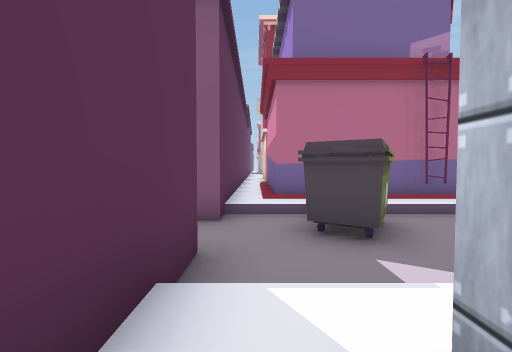
View 1 (above)

23 first-person views from a walk through a 3-D level made in the Unity game engine. The camera is 1.5 m above the floor, tilts 2° down and sees 90° across. The floor is counted in squares, 2 m on a side. Each view is taken from the middle of a square. On the plan, view 1 faces up. The plan holds only what a view shows up to about 9 squares ahead; the rest is blank. The place goes on beyond the plan. The player is left out. Some surface patterns are stand-ins.

View 2
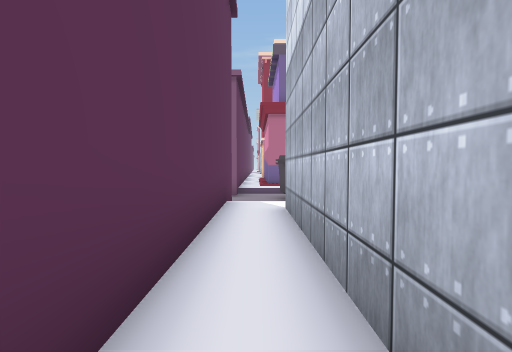

View 3
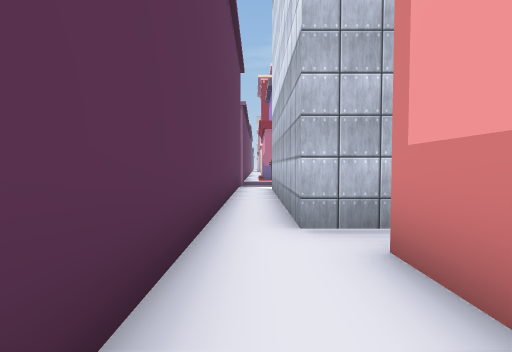

View 4
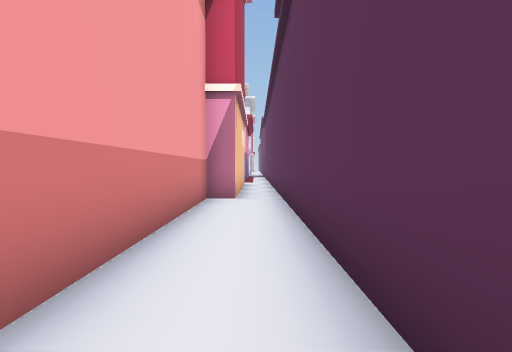

View 5
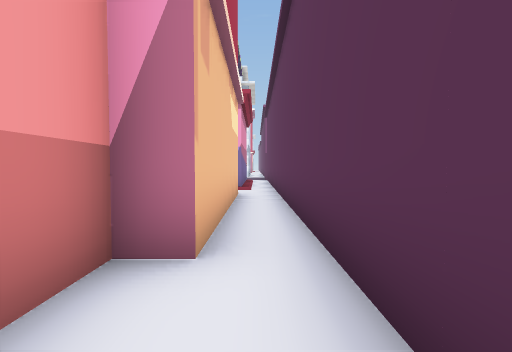

View 6
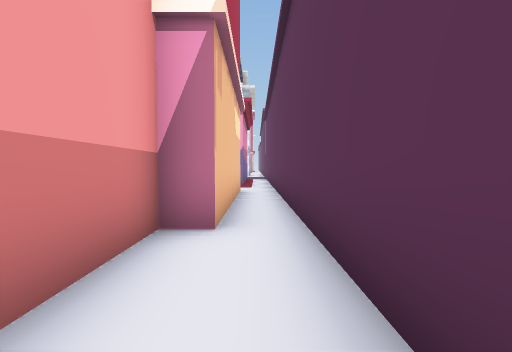

View 7
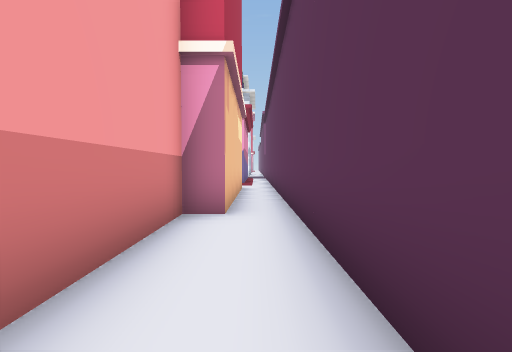

View 8
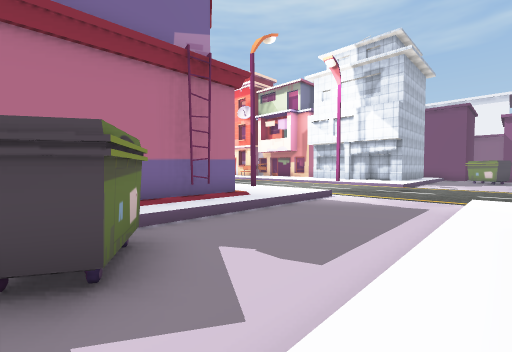

View 9
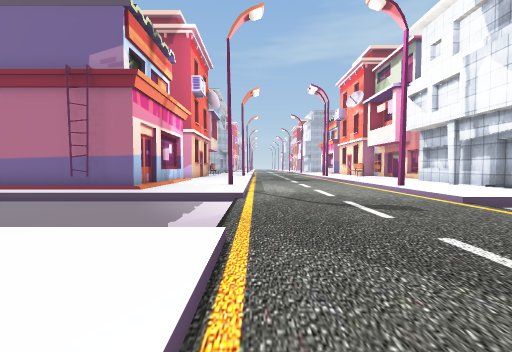

View 10
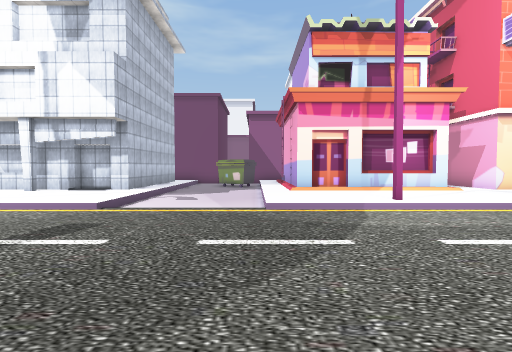

View 11
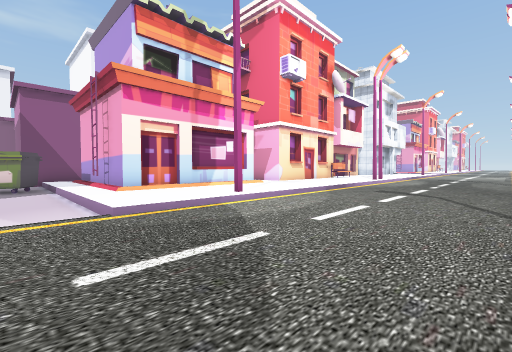

View 12
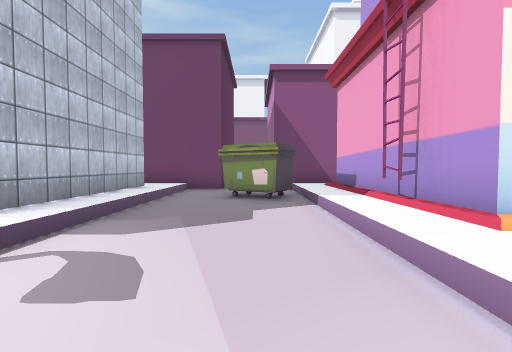

View 13
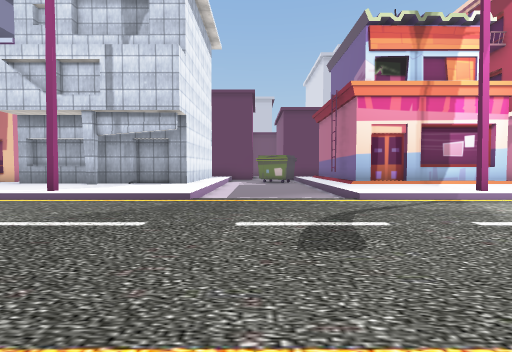

View 14
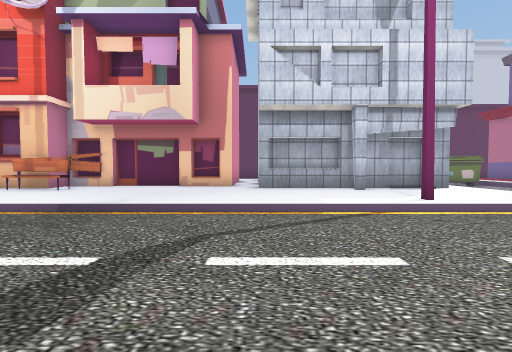

View 15
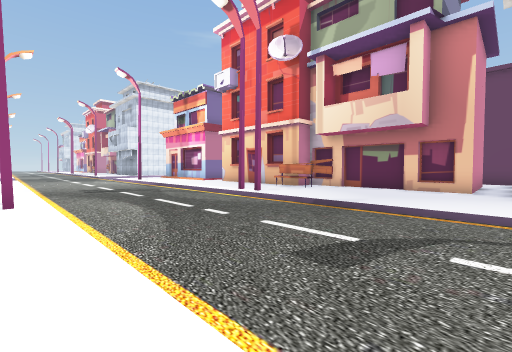

View 16
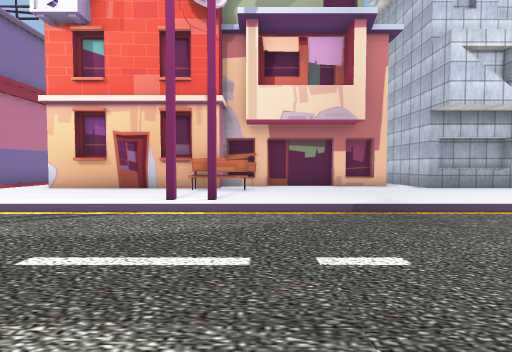

View 17
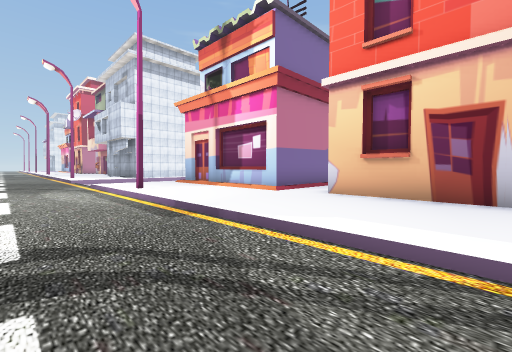

View 18
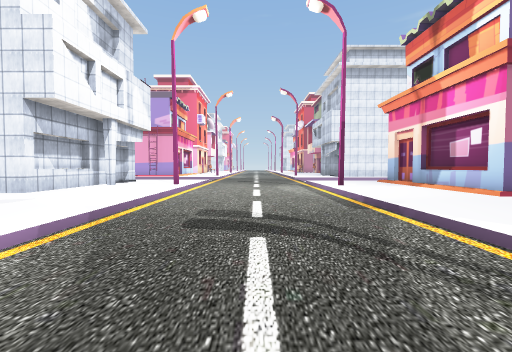

View 19
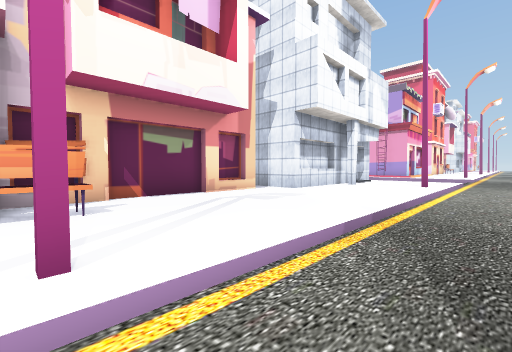

View 20
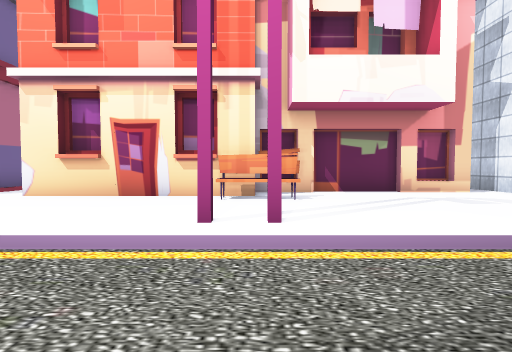

View 21
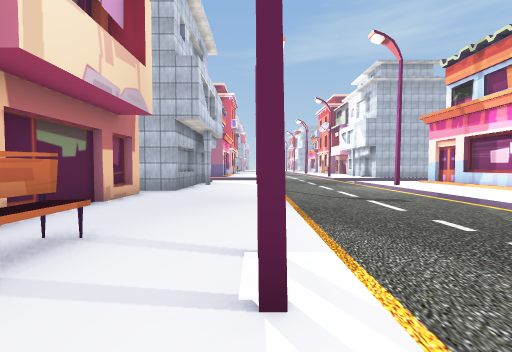

View 22
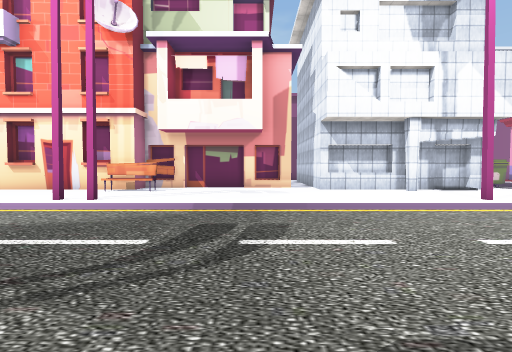

View 23
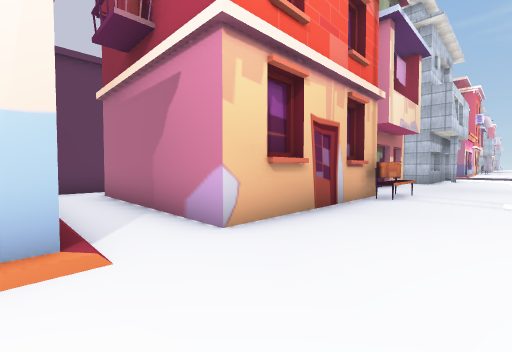

### Floor plan
Key: @ floor where view 1 was taken; # wall or solid block; x gap in a wall; . main floor; - floor 0.25 m lower than the main floor; _ floor 0.5 m lower than the main floor; / step, stairs or slope.
Columns run from 1 left of view 1 to 23 right of it. Each row starts with its distance up from view 1.
 10       #/.         #
  9 #/#   #/..       .#
  8 #/#   #/.#-----#.##
  7 #/#####/..-----...#
  6 #///////..-----...##### #
  5 #/////////-----.........#
  4 __##______-----_________#
  3 __________-----_________#
  2 #_________-----______##_
  1 #.........-----//////x//#
  0 #@#   #...-----../#####/#
 -1 #.#   #...-----../#     #
 -2 #.#   ##.#-----#./#
 -3 #.#   #...-----../#
 -4 #.#   #...-----../#
 -5 #.#####...-----../##
 -6 #.####....-----.....
 -7 #.#  #....-----...#
 -8 #.#  #....-----...#
 -9 #.#  #....-----...#
-10 #.#  #....-----...#
-11 #.#  ###..-----...#
-12 #.#   #...-----..###
-13 #.#   #...-----....#
-14 #.#   #...-----....#
-15 #.#   #...-----....#
-16 #.#####...-----....#
-17 #.........-----....#
-18 #.#####...-----...##
-19       #...-----...#
-20       #...-----...#
-21       #...-----..##

Positions as (right, up) in squares from view 1, and headings:
1: (0, 0), facing up
2: (0, -4), facing up
3: (0, -8), facing up
4: (0, -5), facing down
5: (0, -9), facing down
6: (0, -8), facing down
7: (0, -7), facing down
8: (1, 1), facing up-right
9: (9, -1), facing up
10: (8, 1), facing right
11: (9, 2), facing down-right
12: (14, 2), facing right
13: (14, 3), facing left
14: (13, -5), facing left
15: (14, -5), facing down-left
16: (13, -10), facing left
17: (11, -13), facing down-left
18: (11, -12), facing down
19: (12, -12), facing down-right
20: (11, -12), facing right
21: (8, -13), facing up
22: (8, -16), facing right
23: (8, -18), facing up-left
